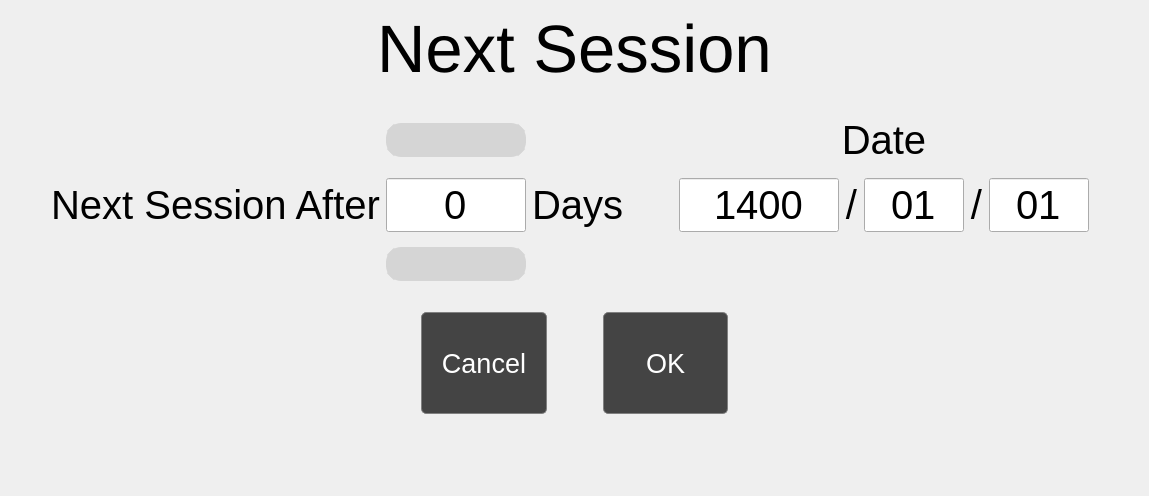
      <widget class="QWidget" name="nextSessionPage">
       <layout class="QVBoxLayout" name="verticalLayout_21">
        <item>
         <layout class="QVBoxLayout" name="verticalLayout_2" stretch="1,3,0,1">
          <property name="bottomMargin">
           <number>0</number>
          </property>
          <item>
           <layout class="QHBoxLayout" name="horizontalLayout_9">
            <item>
             <spacer name="horizontalSpacer_36">
              <property name="orientation">
               <enum>Qt::Horizontal</enum>
              </property>
              <property name="sizeHint" stdset="0">
               <size>
                <width>40</width>
                <height>20</height>
               </size>
              </property>
             </spacer>
            </item>
            <item>
             <widget class="QLabel" name="lblHeaderNextSession">
              <property name="font">
               <font>
                <family>Arial</family>
                <pointsize>50</pointsize>
               </font>
              </property>
              <property name="text">
               <string>Next Session</string>
              </property>
             </widget>
            </item>
            <item>
             <spacer name="horizontalSpacer_35">
              <property name="orientation">
               <enum>Qt::Horizontal</enum>
              </property>
              <property name="sizeHint" stdset="0">
               <size>
                <width>40</width>
                <height>20</height>
               </size>
              </property>
             </spacer>
            </item>
           </layout>
          </item>
          <item>
           <widget class="QFrame" name="nextSessionFrame">
            <property name="layoutDirection">
             <enum>Qt::LeftToRight</enum>
            </property>
            <property name="frameShape">
             <enum>QFrame::NoFrame</enum>
            </property>
            <property name="frameShadow">
             <enum>QFrame::Raised</enum>
            </property>
            <layout class="QVBoxLayout" name="verticalLayout_55">
             <property name="leftMargin">
              <number>0</number>
             </property>
             <property name="topMargin">
              <number>0</number>
             </property>
             <property name="rightMargin">
              <number>0</number>
             </property>
             <property name="bottomMargin">
              <number>0</number>
             </property>
             <item>
              <layout class="QVBoxLayout" name="verticalLayout_35">
               <property name="leftMargin">
                <number>0</number>
               </property>
               <property name="bottomMargin">
                <number>0</number>
               </property>
               <item>
                <layout class="QGridLayout" name="gridLayout_3" columnstretch="1,0,0,0,0,0,1">
                 <property name="rightMargin">
                  <number>0</number>
                 </property>
                 <item row="2" column="1">
                  <widget class="QLabel" name="lblDaysAfter">
                   <property name="font">
                    <font>
                     <family>Arial</family>
                     <pointsize>30</pointsize>
                    </font>
                   </property>
                   <property name="text">
                    <string>Next Session After</string>
                   </property>
                   <property name="alignment">
                    <set>Qt::AlignCenter</set>
                   </property>
                  </widget>
                 </item>
                 <item row="2" column="2">
                  <widget class="LineEdit" name="txtDays">
                   <property name="minimumSize">
                    <size>
                     <width>140</width>
                     <height>0</height>
                    </size>
                   </property>
                   <property name="maximumSize">
                    <size>
                     <width>140</width>
                     <height>16777215</height>
                    </size>
                   </property>
                   <property name="font">
                    <font>
                     <family>Arial</family>
                     <pointsize>30</pointsize>
                     <weight>50</weight>
                     <italic>false</italic>
                     <bold>false</bold>
                    </font>
                   </property>
                   <property name="styleSheet">
                    <string notr="true"/>
                   </property>
                   <property name="text">
                    <string>0</string>
                   </property>
                   <property name="alignment">
                    <set>Qt::AlignCenter</set>
                   </property>
                  </widget>
                 </item>
                 <item row="2" column="3">
                  <widget class="QLabel" name="lblDays">
                   <property name="font">
                    <font>
                     <family>Arial</family>
                     <pointsize>30</pointsize>
                    </font>
                   </property>
                   <property name="text">
                    <string>Days</string>
                   </property>
                  </widget>
                 </item>
                 <item row="2" column="6">
                  <spacer name="horizontalSpacer_39">
                   <property name="orientation">
                    <enum>Qt::Horizontal</enum>
                   </property>
                   <property name="sizeHint" stdset="0">
                    <size>
                     <width>40</width>
                     <height>20</height>
                    </size>
                   </property>
                  </spacer>
                 </item>
                 <item row="3" column="2">
                  <widget class="QPushButton" name="btnDecDay">
                   <property name="styleSheet">
                    <string notr="true">QPushButton{
outline : 0;
background-color: rgb(213, 213, 213);
border-radius: 15px;
border: 10px solid rgb(213, 213, 213);
}

QPushButton:pressed{
background-color: rgb(0, 170, 255);
border: 10px solid rgb(0, 170, 255);
}
</string>
                   </property>
                   <property name="text">
                    <string/>
                   </property>
                   <property name="icon">
                    <iconset>
                     <normaloff>images/down.png</normaloff>images/down.png</iconset>
                   </property>
                   <property name="iconSize">
                    <size>
                     <width>80</width>
                     <height>80</height>
                    </size>
                   </property>
                  </widget>
                 </item>
                 <item row="2" column="4">
                  <spacer name="horizontalSpacer_40">
                   <property name="orientation">
                    <enum>Qt::Horizontal</enum>
                   </property>
                   <property name="sizeHint" stdset="0">
                    <size>
                     <width>40</width>
                     <height>20</height>
                    </size>
                   </property>
                  </spacer>
                 </item>
                 <item row="0" column="2">
                  <spacer name="verticalSpacer_2">
                   <property name="orientation">
                    <enum>Qt::Vertical</enum>
                   </property>
                   <property name="sizeHint" stdset="0">
                    <size>
                     <width>20</width>
                     <height>40</height>
                    </size>
                   </property>
                  </spacer>
                 </item>
                 <item row="2" column="0">
                  <spacer name="horizontalSpacer_37">
                   <property name="orientation">
                    <enum>Qt::Horizontal</enum>
                   </property>
                   <property name="sizeHint" stdset="0">
                    <size>
                     <width>40</width>
                     <height>20</height>
                    </size>
                   </property>
                  </spacer>
                 </item>
                 <item row="1" column="2">
                  <widget class="QPushButton" name="btnIncDay">
                   <property name="styleSheet">
                    <string notr="true">QPushButton{
outline : 0;
background-color: rgb(213, 213, 213);
border-radius: 15px;
border: 10px solid rgb(213, 213, 213);
}

QPushButton:pressed{
background-color: rgb(0, 170, 255);
border: 10px solid rgb(0, 170, 255);

}
</string>
                   </property>
                   <property name="text">
                    <string/>
                   </property>
                   <property name="icon">
                    <iconset>
                     <normaloff>images/up.png</normaloff>images/up.png</iconset>
                   </property>
                   <property name="iconSize">
                    <size>
                     <width>80</width>
                     <height>80</height>
                    </size>
                   </property>
                  </widget>
                 </item>
                 <item row="4" column="2">
                  <spacer name="verticalSpacer_32">
                   <property name="orientation">
                    <enum>Qt::Vertical</enum>
                   </property>
                   <property name="sizeHint" stdset="0">
                    <size>
                     <width>20</width>
                     <height>40</height>
                    </size>
                   </property>
                  </spacer>
                 </item>
                 <item row="1" column="5">
                  <widget class="QLabel" name="lblDate">
                   <property name="font">
                    <font>
                     <family>Arial</family>
                     <pointsize>30</pointsize>
                    </font>
                   </property>
                   <property name="text">
                    <string>Date</string>
                   </property>
                   <property name="alignment">
                    <set>Qt::AlignBottom|Qt::AlignHCenter</set>
                   </property>
                  </widget>
                 </item>
                 <item row="3" column="5">
                  <widget class="QLabel" name="lblErrNextSession">
                   <property name="font">
                    <font>
                     <family>Arial</family>
                     <pointsize>14</pointsize>
                    </font>
                   </property>
                   <property name="text">
                    <string/>
                   </property>
                   <property name="alignment">
                    <set>Qt::AlignCenter</set>
                   </property>
                  </widget>
                 </item>
                 <item row="2" column="5">
                  <widget class="QFrame" name="nsDateFrame">
                   <layout class="QHBoxLayout" name="horizontalLayout_77">
                    <item>
                     <widget class="LineEdit" name="txtNsYear">
                      <property name="maximumSize">
                       <size>
                        <width>160</width>
                        <height>16777215</height>
                       </size>
                      </property>
                      <property name="font">
                       <font>
                        <family>Arial</family>
                        <pointsize>30</pointsize>
                       </font>
                      </property>
                      <property name="styleSheet">
                       <string notr="true"/>
                      </property>
                      <property name="text">
                       <string>1400</string>
                      </property>
                      <property name="maxLength">
                       <number>14</number>
                      </property>
                      <property name="cursorPosition">
                       <number>4</number>
                      </property>
                      <property name="alignment">
                       <set>Qt::AlignCenter</set>
                      </property>
                     </widget>
                    </item>
                    <item>
                     <widget class="QLabel" name="label_18">
                      <property name="font">
                       <font>
                        <family>Arial</family>
                        <pointsize>30</pointsize>
                       </font>
                      </property>
                      <property name="text">
                       <string>/</string>
                      </property>
                      <property name="alignment">
                       <set>Qt::AlignCenter</set>
                      </property>
                     </widget>
                    </item>
                    <item>
                     <widget class="LineEdit" name="txtNsMonth">
                      <property name="maximumSize">
                       <size>
                        <width>100</width>
                        <height>16777215</height>
                       </size>
                      </property>
                      <property name="font">
                       <font>
                        <family>Arial</family>
                        <pointsize>30</pointsize>
                       </font>
                      </property>
                      <property name="text">
                       <string>01</string>
                      </property>
                      <property name="alignment">
                       <set>Qt::AlignCenter</set>
                      </property>
                     </widget>
                    </item>
                    <item>
                     <widget class="QLabel" name="label_20">
                      <property name="font">
                       <font>
                        <family>Arial</family>
                        <pointsize>30</pointsize>
                       </font>
                      </property>
                      <property name="text">
                       <string>/</string>
                      </property>
                      <property name="alignment">
                       <set>Qt::AlignCenter</set>
                      </property>
                     </widget>
                    </item>
                    <item>
                     <widget class="LineEdit" name="txtNsDay">
                      <property name="maximumSize">
                       <size>
                        <width>100</width>
                        <height>16777215</height>
                       </size>
                      </property>
                      <property name="font">
                       <font>
                        <family>Arial</family>
                        <pointsize>30</pointsize>
                       </font>
                      </property>
                      <property name="text">
                       <string>01</string>
                      </property>
                      <property name="alignment">
                       <set>Qt::AlignCenter</set>
                      </property>
                     </widget>
                    </item>
                   </layout>
                  </widget>
                 </item>
                </layout>
               </item>
              </layout>
             </item>
            </layout>
           </widget>
          </item>
          <item>
           <layout class="QHBoxLayout" name="horizontalLayout_19" stretch="3,1,0,1,3">
            <property name="topMargin">
             <number>0</number>
            </property>
            <item>
             <spacer name="horizontalSpacer_41">
              <property name="orientation">
               <enum>Qt::Horizontal</enum>
              </property>
              <property name="sizeHint" stdset="0">
               <size>
                <width>40</width>
                <height>20</height>
               </size>
              </property>
             </spacer>
            </item>
            <item>
             <widget class="QPushButton" name="btnCancelNS">
              <property name="font">
               <font>
                <family>Arial</family>
                <pointsize>20</pointsize>
               </font>
              </property>
              <property name="styleSheet">
               <string notr="true">QPushButton {
background-color: rgb(68, 68, 68);
color:white;
min-height: 100px;
border-radius: 5px;
border: 1px solid gray;
margin: 0 5px 0 5px;
outline:0;
}
QPushButton:hover:!pressed{
background-color:rgb(77, 77, 77);
border: 1px solid white;
}</string>
              </property>
              <property name="text">
               <string>Cancel</string>
              </property>
             </widget>
            </item>
            <item>
             <spacer name="horizontalSpacer_43">
              <property name="orientation">
               <enum>Qt::Horizontal</enum>
              </property>
              <property name="sizeHint" stdset="0">
               <size>
                <width>40</width>
                <height>20</height>
               </size>
              </property>
             </spacer>
            </item>
            <item>
             <widget class="QPushButton" name="btnOkNS">
              <property name="font">
               <font>
                <family>Arial</family>
                <pointsize>20</pointsize>
               </font>
              </property>
              <property name="styleSheet">
               <string notr="true">QPushButton {
background-color: rgb(68, 68, 68);
color:white;
min-height: 100px;
border-radius: 5px;
border: 1px solid gray;
margin: 0 5px 0 5px;
outline:0;
}
QPushButton:hover:!pressed{
background-color:rgb(77, 77, 77);
border: 1px solid white;
}</string>
              </property>
              <property name="text">
               <string>OK</string>
              </property>
             </widget>
            </item>
            <item>
             <spacer name="horizontalSpacer_42">
              <property name="orientation">
               <enum>Qt::Horizontal</enum>
              </property>
              <property name="sizeHint" stdset="0">
               <size>
                <width>40</width>
                <height>20</height>
               </size>
              </property>
             </spacer>
            </item>
           </layout>
          </item>
          <item>
           <layout class="QVBoxLayout" name="verticalLayout_38">
            <item>
             <spacer name="verticalSpacer_34">
              <property name="orientation">
               <enum>Qt::Vertical</enum>
              </property>
              <property name="sizeHint" stdset="0">
               <size>
                <width>20</width>
                <height>40</height>
               </size>
              </property>
             </spacer>
            </item>
           </layout>
          </item>
         </layout>
        </item>
       </layout>
      </widget>
